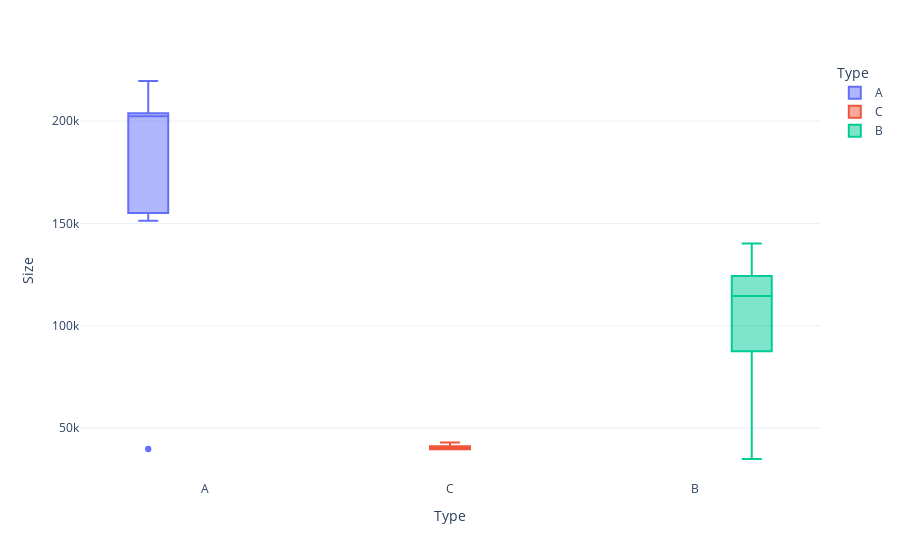

The cell this chart's notebook holds for it:
### Code cell
fig = px.box(byStore, x="Type", y="Size", color="Type")

fig.show()

### Figure 1 — Plotly figure (JSON) as saved in the notebook; plotly's stock layout.template omitted (floating-point values rounded to 4 significant figures)
{"data": [{"alignmentgroup": "True", "hovertemplate": "Type=%{x}<br>Size=%{y}<extra></extra>", "legendgroup": "A", "marker": {"color": "#636efa"}, "name": "A", "notched": false, "offsetgroup": "A", "orientation": "v", "showlegend": true, "type": "box", "x": ["A", "A", "A", "A", "A", "A", "A", "A", "A", "A", "A", "A", "A", "A", "A", "A", "A", "A", "A", "A", "A", "A"], "x0": " ", "xaxis": "x", "y": [39690, 39910, 155078, 155083, 158114, 152513, 203007, 196321, 206302, 207499, 203819, 203750, 203819, 184109, 151315, 202505, 204184, 202307, 219622, 200898, 205863, 203742], "y0": " ", "yaxis": "y"}, {"alignmentgroup": "True", "hovertemplate": "Type=%{x}<br>Size=%{y}<extra></extra>", "legendgroup": "C", "marker": {"color": "#EF553B"}, "name": "C", "notched": false, "offsetgroup": "C", "orientation": "v", "showlegend": true, "type": "box", "x": ["C", "C", "C", "C", "C", "C"], "x0": " ", "xaxis": "x", "y": [39910, 39690, 42988, 39910, 39690, 41062], "y0": " ", "yaxis": "y"}, {"alignmentgroup": "True", "hovertemplate": "Type=%{x}<br>Size=%{y}<extra></extra>", "legendgroup": "B", "marker": {"color": "#00cc96"}, "name": "B", "notched": false, "offsetgroup": "B", "orientation": "v", "showlegend": true, "type": "box", "x": ["B", "B", "B", "B", "B", "B", "B", "B", "B", "B", "B", "B", "B", "B", "B", "B", "B"], "x0": " ", "xaxis": "x", "y": [34875, 37392, 57197, 93638, 125833, 70713, 123737, 128107, 140167, 118221, 93188, 103681, 112238, 119557, 120653, 114533, 126512], "y0": " ", "yaxis": "y"}], "layout": {"boxmode": "group", "legend": {"title": {"text": "Type"}, "tracegroupgap": 0}, "margin": {"t": 60}, "xaxis": {"anchor": "y", "categoryarray": ["A", "C", "B"], "categoryorder": "array", "domain": [0, 1], "title": {"text": "Type"}}, "yaxis": {"anchor": "x", "domain": [0, 1], "title": {"text": "Size"}}}}
